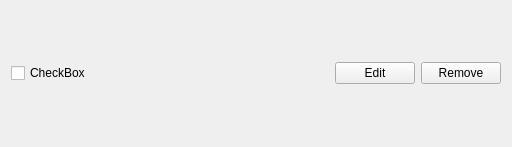
<?xml version="1.0" encoding="UTF-8"?>
<ui version="4.0">
 <class>Task</class>
 <widget class="QWidget" name="Task">
  <property name="geometry">
   <rect>
    <x>0</x>
    <y>0</y>
    <width>512</width>
    <height>147</height>
   </rect>
  </property>
  <property name="windowTitle">
   <string>Form</string>
  </property>
  <layout class="QHBoxLayout" name="horizontalLayout">
   <item>
    <widget class="QCheckBox" name="checkBox">
     <property name="text">
      <string>CheckBox</string>
     </property>
    </widget>
   </item>
   <item>
    <spacer name="horizontalSpacer">
     <property name="orientation">
      <enum>Qt::Horizontal</enum>
     </property>
     <property name="sizeHint" stdset="0">
      <size>
       <width>40</width>
       <height>20</height>
      </size>
     </property>
    </spacer>
   </item>
   <item>
    <widget class="QPushButton" name="editButton">
     <property name="text">
      <string>Edit</string>
     </property>
    </widget>
   </item>
   <item>
    <widget class="QPushButton" name="removeButton">
     <property name="text">
      <string>Remove</string>
     </property>
    </widget>
   </item>
  </layout>
 </widget>
 <resources/>
 <connections/>
</ui>
